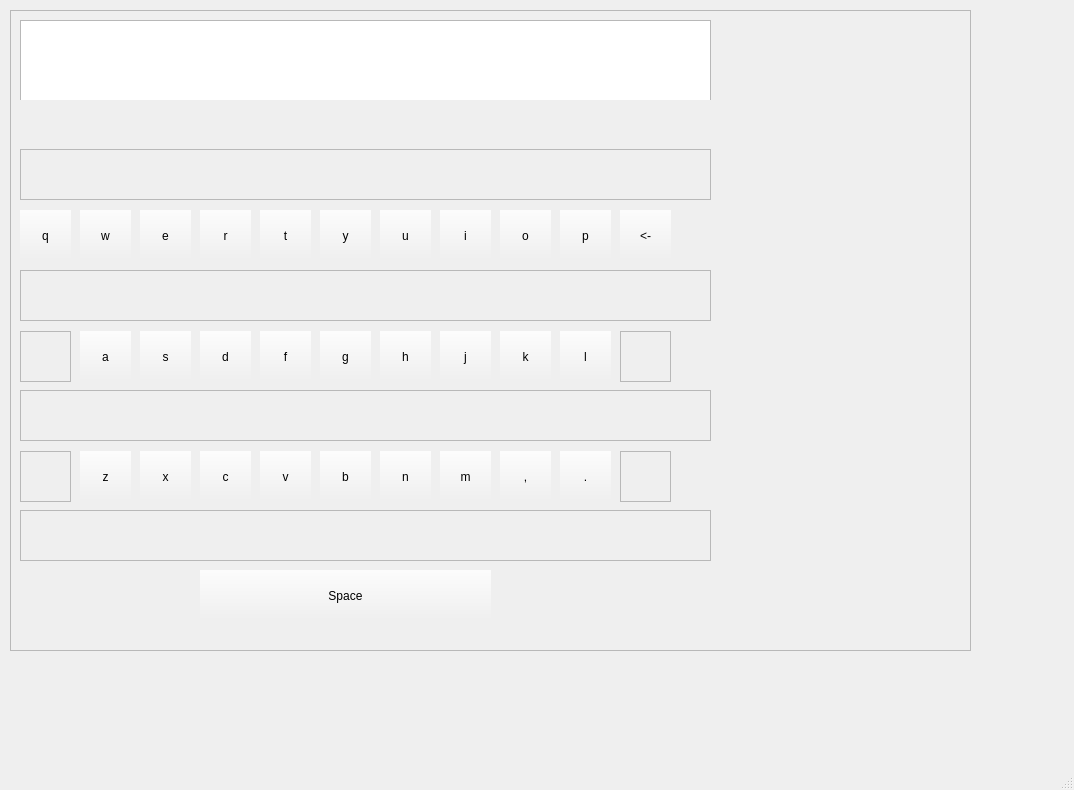
<?xml version="1.0" encoding="UTF-8"?>
<ui version="4.0">
 <class>MainWindow</class>
 <widget class="QMainWindow" name="MainWindow">
  <property name="geometry">
   <rect>
    <x>0</x>
    <y>0</y>
    <width>1074</width>
    <height>790</height>
   </rect>
  </property>
  <property name="windowTitle">
   <string>MainWindow</string>
  </property>
  <widget class="QWidget" name="centralwidget">
   <widget class="QFrame" name="frame">
    <property name="geometry">
     <rect>
      <x>10</x>
      <y>10</y>
      <width>961</width>
      <height>641</height>
     </rect>
    </property>
    <property name="frameShape">
     <enum>QFrame::StyledPanel</enum>
    </property>
    <property name="frameShadow">
     <enum>QFrame::Raised</enum>
    </property>
    <widget class="QFrame" name="frame_2">
     <property name="geometry">
      <rect>
       <x>10</x>
       <y>10</y>
       <width>691</width>
       <height>80</height>
      </rect>
     </property>
     <property name="frameShape">
      <enum>QFrame::StyledPanel</enum>
     </property>
     <property name="frameShadow">
      <enum>QFrame::Raised</enum>
     </property>
     <widget class="QTextBrowser" name="textBrowser">
      <property name="geometry">
       <rect>
        <x>0</x>
        <y>0</y>
        <width>691</width>
        <height>81</height>
       </rect>
      </property>
     </widget>
    </widget>
    <widget class="QFrame" name="frame_3">
     <property name="geometry">
      <rect>
       <x>10</x>
       <y>139</y>
       <width>691</width>
       <height>51</height>
      </rect>
     </property>
     <property name="frameShape">
      <enum>QFrame::StyledPanel</enum>
     </property>
     <property name="frameShadow">
      <enum>QFrame::Raised</enum>
     </property>
    </widget>
    <widget class="QFrame" name="frame_4">
     <property name="geometry">
      <rect>
       <x>10</x>
       <y>200</y>
       <width>51</width>
       <height>51</height>
      </rect>
     </property>
     <property name="frameShape">
      <enum>QFrame::StyledPanel</enum>
     </property>
     <property name="frameShadow">
      <enum>QFrame::Raised</enum>
     </property>
     <widget class="QPushButton" name="pushButton_2">
      <property name="geometry">
       <rect>
        <x>-10</x>
        <y>-10</y>
        <width>71</width>
        <height>71</height>
       </rect>
      </property>
      <property name="text">
       <string>q</string>
      </property>
     </widget>
    </widget>
    <widget class="QFrame" name="frame_6">
     <property name="geometry">
      <rect>
       <x>70</x>
       <y>200</y>
       <width>51</width>
       <height>51</height>
      </rect>
     </property>
     <property name="frameShape">
      <enum>QFrame::StyledPanel</enum>
     </property>
     <property name="frameShadow">
      <enum>QFrame::Raised</enum>
     </property>
     <widget class="QPushButton" name="pushButton_3">
      <property name="geometry">
       <rect>
        <x>-10</x>
        <y>-10</y>
        <width>71</width>
        <height>71</height>
       </rect>
      </property>
      <property name="text">
       <string>w</string>
      </property>
     </widget>
    </widget>
    <widget class="QFrame" name="frame_5">
     <property name="geometry">
      <rect>
       <x>130</x>
       <y>200</y>
       <width>51</width>
       <height>51</height>
      </rect>
     </property>
     <property name="frameShape">
      <enum>QFrame::StyledPanel</enum>
     </property>
     <property name="frameShadow">
      <enum>QFrame::Raised</enum>
     </property>
     <widget class="QPushButton" name="pushButton_4">
      <property name="geometry">
       <rect>
        <x>-10</x>
        <y>-10</y>
        <width>71</width>
        <height>71</height>
       </rect>
      </property>
      <property name="text">
       <string>e</string>
      </property>
     </widget>
    </widget>
    <widget class="QFrame" name="frame_7">
     <property name="geometry">
      <rect>
       <x>190</x>
       <y>200</y>
       <width>51</width>
       <height>51</height>
      </rect>
     </property>
     <property name="frameShape">
      <enum>QFrame::StyledPanel</enum>
     </property>
     <property name="frameShadow">
      <enum>QFrame::Raised</enum>
     </property>
     <widget class="QPushButton" name="pushButton_5">
      <property name="geometry">
       <rect>
        <x>-10</x>
        <y>-10</y>
        <width>71</width>
        <height>71</height>
       </rect>
      </property>
      <property name="text">
       <string>r</string>
      </property>
     </widget>
    </widget>
    <widget class="QFrame" name="frame_8">
     <property name="geometry">
      <rect>
       <x>250</x>
       <y>200</y>
       <width>51</width>
       <height>51</height>
      </rect>
     </property>
     <property name="frameShape">
      <enum>QFrame::StyledPanel</enum>
     </property>
     <property name="frameShadow">
      <enum>QFrame::Raised</enum>
     </property>
     <widget class="QPushButton" name="pushButton_6">
      <property name="geometry">
       <rect>
        <x>-10</x>
        <y>-10</y>
        <width>71</width>
        <height>71</height>
       </rect>
      </property>
      <property name="text">
       <string>t</string>
      </property>
     </widget>
    </widget>
    <widget class="QFrame" name="frame_9">
     <property name="geometry">
      <rect>
       <x>310</x>
       <y>200</y>
       <width>51</width>
       <height>51</height>
      </rect>
     </property>
     <property name="frameShape">
      <enum>QFrame::StyledPanel</enum>
     </property>
     <property name="frameShadow">
      <enum>QFrame::Raised</enum>
     </property>
     <widget class="QPushButton" name="pushButton_7">
      <property name="geometry">
       <rect>
        <x>-10</x>
        <y>-10</y>
        <width>71</width>
        <height>71</height>
       </rect>
      </property>
      <property name="text">
       <string>y</string>
      </property>
     </widget>
    </widget>
    <widget class="QFrame" name="frame_10">
     <property name="geometry">
      <rect>
       <x>610</x>
       <y>200</y>
       <width>51</width>
       <height>51</height>
      </rect>
     </property>
     <property name="frameShape">
      <enum>QFrame::StyledPanel</enum>
     </property>
     <property name="frameShadow">
      <enum>QFrame::Raised</enum>
     </property>
     <widget class="QPushButton" name="pushButton_12">
      <property name="geometry">
       <rect>
        <x>-10</x>
        <y>-10</y>
        <width>71</width>
        <height>71</height>
       </rect>
      </property>
      <property name="text">
       <string>&lt;-</string>
      </property>
     </widget>
    </widget>
    <widget class="QFrame" name="frame_11">
     <property name="geometry">
      <rect>
       <x>370</x>
       <y>200</y>
       <width>51</width>
       <height>51</height>
      </rect>
     </property>
     <property name="frameShape">
      <enum>QFrame::StyledPanel</enum>
     </property>
     <property name="frameShadow">
      <enum>QFrame::Raised</enum>
     </property>
     <widget class="QPushButton" name="pushButton_8">
      <property name="geometry">
       <rect>
        <x>-10</x>
        <y>-10</y>
        <width>71</width>
        <height>71</height>
       </rect>
      </property>
      <property name="text">
       <string>u</string>
      </property>
     </widget>
    </widget>
    <widget class="QFrame" name="frame_13">
     <property name="geometry">
      <rect>
       <x>430</x>
       <y>200</y>
       <width>51</width>
       <height>51</height>
      </rect>
     </property>
     <property name="frameShape">
      <enum>QFrame::StyledPanel</enum>
     </property>
     <property name="frameShadow">
      <enum>QFrame::Raised</enum>
     </property>
     <widget class="QPushButton" name="pushButton_9">
      <property name="geometry">
       <rect>
        <x>-10</x>
        <y>-10</y>
        <width>71</width>
        <height>71</height>
       </rect>
      </property>
      <property name="text">
       <string>i</string>
      </property>
     </widget>
    </widget>
    <widget class="QFrame" name="frame_14">
     <property name="geometry">
      <rect>
       <x>490</x>
       <y>200</y>
       <width>51</width>
       <height>51</height>
      </rect>
     </property>
     <property name="frameShape">
      <enum>QFrame::StyledPanel</enum>
     </property>
     <property name="frameShadow">
      <enum>QFrame::Raised</enum>
     </property>
     <widget class="QPushButton" name="pushButton_10">
      <property name="geometry">
       <rect>
        <x>-10</x>
        <y>-10</y>
        <width>71</width>
        <height>71</height>
       </rect>
      </property>
      <property name="text">
       <string>o</string>
      </property>
     </widget>
    </widget>
    <widget class="QFrame" name="frame_15">
     <property name="geometry">
      <rect>
       <x>550</x>
       <y>200</y>
       <width>51</width>
       <height>51</height>
      </rect>
     </property>
     <property name="frameShape">
      <enum>QFrame::StyledPanel</enum>
     </property>
     <property name="frameShadow">
      <enum>QFrame::Raised</enum>
     </property>
     <widget class="QPushButton" name="pushButton_11">
      <property name="geometry">
       <rect>
        <x>-10</x>
        <y>-10</y>
        <width>71</width>
        <height>71</height>
       </rect>
      </property>
      <property name="text">
       <string>p</string>
      </property>
     </widget>
    </widget>
    <widget class="QFrame" name="frame_12">
     <property name="geometry">
      <rect>
       <x>250</x>
       <y>321</y>
       <width>51</width>
       <height>51</height>
      </rect>
     </property>
     <property name="frameShape">
      <enum>QFrame::StyledPanel</enum>
     </property>
     <property name="frameShadow">
      <enum>QFrame::Raised</enum>
     </property>
     <widget class="QPushButton" name="pushButton_16">
      <property name="geometry">
       <rect>
        <x>-10</x>
        <y>-10</y>
        <width>71</width>
        <height>71</height>
       </rect>
      </property>
      <property name="text">
       <string>f</string>
      </property>
     </widget>
    </widget>
    <widget class="QFrame" name="frame_16">
     <property name="geometry">
      <rect>
       <x>10</x>
       <y>321</y>
       <width>51</width>
       <height>51</height>
      </rect>
     </property>
     <property name="frameShape">
      <enum>QFrame::StyledPanel</enum>
     </property>
     <property name="frameShadow">
      <enum>QFrame::Raised</enum>
     </property>
    </widget>
    <widget class="QFrame" name="frame_17">
     <property name="geometry">
      <rect>
       <x>550</x>
       <y>321</y>
       <width>51</width>
       <height>51</height>
      </rect>
     </property>
     <property name="frameShape">
      <enum>QFrame::StyledPanel</enum>
     </property>
     <property name="frameShadow">
      <enum>QFrame::Raised</enum>
     </property>
     <widget class="QPushButton" name="pushButton_21">
      <property name="geometry">
       <rect>
        <x>-10</x>
        <y>-10</y>
        <width>71</width>
        <height>71</height>
       </rect>
      </property>
      <property name="text">
       <string>l</string>
      </property>
     </widget>
    </widget>
    <widget class="QFrame" name="frame_18">
     <property name="geometry">
      <rect>
       <x>610</x>
       <y>321</y>
       <width>51</width>
       <height>51</height>
      </rect>
     </property>
     <property name="frameShape">
      <enum>QFrame::StyledPanel</enum>
     </property>
     <property name="frameShadow">
      <enum>QFrame::Raised</enum>
     </property>
    </widget>
    <widget class="QFrame" name="frame_19">
     <property name="geometry">
      <rect>
       <x>310</x>
       <y>321</y>
       <width>51</width>
       <height>51</height>
      </rect>
     </property>
     <property name="frameShape">
      <enum>QFrame::StyledPanel</enum>
     </property>
     <property name="frameShadow">
      <enum>QFrame::Raised</enum>
     </property>
     <widget class="QPushButton" name="pushButton_17">
      <property name="geometry">
       <rect>
        <x>-10</x>
        <y>-10</y>
        <width>71</width>
        <height>71</height>
       </rect>
      </property>
      <property name="text">
       <string>g</string>
      </property>
     </widget>
    </widget>
    <widget class="QFrame" name="frame_20">
     <property name="geometry">
      <rect>
       <x>370</x>
       <y>321</y>
       <width>51</width>
       <height>51</height>
      </rect>
     </property>
     <property name="frameShape">
      <enum>QFrame::StyledPanel</enum>
     </property>
     <property name="frameShadow">
      <enum>QFrame::Raised</enum>
     </property>
     <widget class="QPushButton" name="pushButton_18">
      <property name="geometry">
       <rect>
        <x>-10</x>
        <y>-10</y>
        <width>71</width>
        <height>71</height>
       </rect>
      </property>
      <property name="text">
       <string>h</string>
      </property>
     </widget>
    </widget>
    <widget class="QFrame" name="frame_21">
     <property name="geometry">
      <rect>
       <x>70</x>
       <y>321</y>
       <width>51</width>
       <height>51</height>
      </rect>
     </property>
     <property name="frameShape">
      <enum>QFrame::StyledPanel</enum>
     </property>
     <property name="frameShadow">
      <enum>QFrame::Raised</enum>
     </property>
     <widget class="QPushButton" name="pushButton_13">
      <property name="geometry">
       <rect>
        <x>-10</x>
        <y>-10</y>
        <width>71</width>
        <height>71</height>
       </rect>
      </property>
      <property name="text">
       <string>a</string>
      </property>
     </widget>
    </widget>
    <widget class="QFrame" name="frame_22">
     <property name="geometry">
      <rect>
       <x>130</x>
       <y>321</y>
       <width>51</width>
       <height>51</height>
      </rect>
     </property>
     <property name="frameShape">
      <enum>QFrame::StyledPanel</enum>
     </property>
     <property name="frameShadow">
      <enum>QFrame::Raised</enum>
     </property>
     <widget class="QPushButton" name="pushButton_14">
      <property name="geometry">
       <rect>
        <x>-10</x>
        <y>-10</y>
        <width>71</width>
        <height>71</height>
       </rect>
      </property>
      <property name="text">
       <string>s</string>
      </property>
     </widget>
    </widget>
    <widget class="QFrame" name="frame_23">
     <property name="geometry">
      <rect>
       <x>190</x>
       <y>321</y>
       <width>51</width>
       <height>51</height>
      </rect>
     </property>
     <property name="frameShape">
      <enum>QFrame::StyledPanel</enum>
     </property>
     <property name="frameShadow">
      <enum>QFrame::Raised</enum>
     </property>
     <widget class="QPushButton" name="pushButton_15">
      <property name="geometry">
       <rect>
        <x>-10</x>
        <y>-10</y>
        <width>71</width>
        <height>71</height>
       </rect>
      </property>
      <property name="text">
       <string>d</string>
      </property>
     </widget>
    </widget>
    <widget class="QFrame" name="frame_24">
     <property name="geometry">
      <rect>
       <x>490</x>
       <y>321</y>
       <width>51</width>
       <height>51</height>
      </rect>
     </property>
     <property name="frameShape">
      <enum>QFrame::StyledPanel</enum>
     </property>
     <property name="frameShadow">
      <enum>QFrame::Raised</enum>
     </property>
     <widget class="QPushButton" name="pushButton_20">
      <property name="geometry">
       <rect>
        <x>-10</x>
        <y>-10</y>
        <width>71</width>
        <height>71</height>
       </rect>
      </property>
      <property name="text">
       <string>k</string>
      </property>
     </widget>
    </widget>
    <widget class="QFrame" name="frame_25">
     <property name="geometry">
      <rect>
       <x>10</x>
       <y>260</y>
       <width>691</width>
       <height>51</height>
      </rect>
     </property>
     <property name="frameShape">
      <enum>QFrame::StyledPanel</enum>
     </property>
     <property name="frameShadow">
      <enum>QFrame::Raised</enum>
     </property>
    </widget>
    <widget class="QFrame" name="frame_26">
     <property name="geometry">
      <rect>
       <x>430</x>
       <y>321</y>
       <width>51</width>
       <height>51</height>
      </rect>
     </property>
     <property name="frameShape">
      <enum>QFrame::StyledPanel</enum>
     </property>
     <property name="frameShadow">
      <enum>QFrame::Raised</enum>
     </property>
     <widget class="QPushButton" name="pushButton_19">
      <property name="geometry">
       <rect>
        <x>-10</x>
        <y>-10</y>
        <width>71</width>
        <height>71</height>
       </rect>
      </property>
      <property name="text">
       <string>j</string>
      </property>
     </widget>
    </widget>
    <widget class="QFrame" name="frame_27">
     <property name="geometry">
      <rect>
       <x>250</x>
       <y>441</y>
       <width>51</width>
       <height>51</height>
      </rect>
     </property>
     <property name="frameShape">
      <enum>QFrame::StyledPanel</enum>
     </property>
     <property name="frameShadow">
      <enum>QFrame::Raised</enum>
     </property>
     <widget class="QPushButton" name="pushButton_25">
      <property name="geometry">
       <rect>
        <x>-10</x>
        <y>-10</y>
        <width>71</width>
        <height>71</height>
       </rect>
      </property>
      <property name="text">
       <string>v</string>
      </property>
     </widget>
    </widget>
    <widget class="QFrame" name="frame_28">
     <property name="geometry">
      <rect>
       <x>10</x>
       <y>441</y>
       <width>51</width>
       <height>51</height>
      </rect>
     </property>
     <property name="frameShape">
      <enum>QFrame::StyledPanel</enum>
     </property>
     <property name="frameShadow">
      <enum>QFrame::Raised</enum>
     </property>
    </widget>
    <widget class="QFrame" name="frame_29">
     <property name="geometry">
      <rect>
       <x>550</x>
       <y>441</y>
       <width>51</width>
       <height>51</height>
      </rect>
     </property>
     <property name="frameShape">
      <enum>QFrame::StyledPanel</enum>
     </property>
     <property name="frameShadow">
      <enum>QFrame::Raised</enum>
     </property>
     <widget class="QPushButton" name="pushButton_30">
      <property name="geometry">
       <rect>
        <x>-10</x>
        <y>-10</y>
        <width>71</width>
        <height>71</height>
       </rect>
      </property>
      <property name="text">
       <string>.</string>
      </property>
     </widget>
    </widget>
    <widget class="QFrame" name="frame_30">
     <property name="geometry">
      <rect>
       <x>610</x>
       <y>441</y>
       <width>51</width>
       <height>51</height>
      </rect>
     </property>
     <property name="frameShape">
      <enum>QFrame::StyledPanel</enum>
     </property>
     <property name="frameShadow">
      <enum>QFrame::Raised</enum>
     </property>
    </widget>
    <widget class="QFrame" name="frame_31">
     <property name="geometry">
      <rect>
       <x>310</x>
       <y>441</y>
       <width>51</width>
       <height>51</height>
      </rect>
     </property>
     <property name="frameShape">
      <enum>QFrame::StyledPanel</enum>
     </property>
     <property name="frameShadow">
      <enum>QFrame::Raised</enum>
     </property>
     <widget class="QPushButton" name="pushButton_26">
      <property name="geometry">
       <rect>
        <x>-10</x>
        <y>-10</y>
        <width>71</width>
        <height>71</height>
       </rect>
      </property>
      <property name="text">
       <string>b</string>
      </property>
     </widget>
    </widget>
    <widget class="QFrame" name="frame_32">
     <property name="geometry">
      <rect>
       <x>370</x>
       <y>441</y>
       <width>51</width>
       <height>51</height>
      </rect>
     </property>
     <property name="frameShape">
      <enum>QFrame::StyledPanel</enum>
     </property>
     <property name="frameShadow">
      <enum>QFrame::Raised</enum>
     </property>
     <widget class="QPushButton" name="pushButton_27">
      <property name="geometry">
       <rect>
        <x>-10</x>
        <y>-10</y>
        <width>71</width>
        <height>71</height>
       </rect>
      </property>
      <property name="text">
       <string>n</string>
      </property>
     </widget>
    </widget>
    <widget class="QFrame" name="frame_33">
     <property name="geometry">
      <rect>
       <x>70</x>
       <y>441</y>
       <width>51</width>
       <height>51</height>
      </rect>
     </property>
     <property name="frameShape">
      <enum>QFrame::StyledPanel</enum>
     </property>
     <property name="frameShadow">
      <enum>QFrame::Raised</enum>
     </property>
     <widget class="QPushButton" name="pushButton_22">
      <property name="geometry">
       <rect>
        <x>-10</x>
        <y>-10</y>
        <width>71</width>
        <height>71</height>
       </rect>
      </property>
      <property name="text">
       <string>z</string>
      </property>
     </widget>
    </widget>
    <widget class="QFrame" name="frame_34">
     <property name="geometry">
      <rect>
       <x>130</x>
       <y>441</y>
       <width>51</width>
       <height>51</height>
      </rect>
     </property>
     <property name="frameShape">
      <enum>QFrame::StyledPanel</enum>
     </property>
     <property name="frameShadow">
      <enum>QFrame::Raised</enum>
     </property>
     <widget class="QPushButton" name="pushButton_23">
      <property name="geometry">
       <rect>
        <x>-10</x>
        <y>-10</y>
        <width>71</width>
        <height>71</height>
       </rect>
      </property>
      <property name="text">
       <string>x</string>
      </property>
     </widget>
    </widget>
    <widget class="QFrame" name="frame_35">
     <property name="geometry">
      <rect>
       <x>190</x>
       <y>441</y>
       <width>51</width>
       <height>51</height>
      </rect>
     </property>
     <property name="frameShape">
      <enum>QFrame::StyledPanel</enum>
     </property>
     <property name="frameShadow">
      <enum>QFrame::Raised</enum>
     </property>
     <widget class="QPushButton" name="pushButton_24">
      <property name="geometry">
       <rect>
        <x>-10</x>
        <y>-10</y>
        <width>71</width>
        <height>71</height>
       </rect>
      </property>
      <property name="text">
       <string>c</string>
      </property>
     </widget>
    </widget>
    <widget class="QFrame" name="frame_36">
     <property name="geometry">
      <rect>
       <x>490</x>
       <y>441</y>
       <width>51</width>
       <height>51</height>
      </rect>
     </property>
     <property name="frameShape">
      <enum>QFrame::StyledPanel</enum>
     </property>
     <property name="frameShadow">
      <enum>QFrame::Raised</enum>
     </property>
     <widget class="QPushButton" name="pushButton_29">
      <property name="geometry">
       <rect>
        <x>-10</x>
        <y>-10</y>
        <width>71</width>
        <height>71</height>
       </rect>
      </property>
      <property name="text">
       <string>,</string>
      </property>
     </widget>
    </widget>
    <widget class="QFrame" name="frame_37">
     <property name="geometry">
      <rect>
       <x>10</x>
       <y>380</y>
       <width>691</width>
       <height>51</height>
      </rect>
     </property>
     <property name="frameShape">
      <enum>QFrame::StyledPanel</enum>
     </property>
     <property name="frameShadow">
      <enum>QFrame::Raised</enum>
     </property>
    </widget>
    <widget class="QFrame" name="frame_38">
     <property name="geometry">
      <rect>
       <x>430</x>
       <y>441</y>
       <width>51</width>
       <height>51</height>
      </rect>
     </property>
     <property name="frameShape">
      <enum>QFrame::StyledPanel</enum>
     </property>
     <property name="frameShadow">
      <enum>QFrame::Raised</enum>
     </property>
     <widget class="QPushButton" name="pushButton_28">
      <property name="geometry">
       <rect>
        <x>-10</x>
        <y>-10</y>
        <width>71</width>
        <height>71</height>
       </rect>
      </property>
      <property name="text">
       <string>m</string>
      </property>
     </widget>
    </widget>
    <widget class="QFrame" name="frame_39">
     <property name="geometry">
      <rect>
       <x>10</x>
       <y>500</y>
       <width>691</width>
       <height>51</height>
      </rect>
     </property>
     <property name="frameShape">
      <enum>QFrame::StyledPanel</enum>
     </property>
     <property name="frameShadow">
      <enum>QFrame::Raised</enum>
     </property>
    </widget>
    <widget class="QFrame" name="frame_40">
     <property name="geometry">
      <rect>
       <x>190</x>
       <y>560</y>
       <width>291</width>
       <height>51</height>
      </rect>
     </property>
     <property name="frameShape">
      <enum>QFrame::StyledPanel</enum>
     </property>
     <property name="frameShadow">
      <enum>QFrame::Raised</enum>
     </property>
     <widget class="QPushButton" name="pushButton">
      <property name="geometry">
       <rect>
        <x>-10</x>
        <y>-10</y>
        <width>311</width>
        <height>71</height>
       </rect>
      </property>
      <property name="text">
       <string>Space</string>
      </property>
     </widget>
    </widget>
   </widget>
  </widget>
  <widget class="QMenuBar" name="menubar">
   <property name="geometry">
    <rect>
     <x>0</x>
     <y>0</y>
     <width>1074</width>
     <height>24</height>
    </rect>
   </property>
  </widget>
  <widget class="QStatusBar" name="statusbar"/>
 </widget>
 <resources/>
 <connections/>
</ui>
